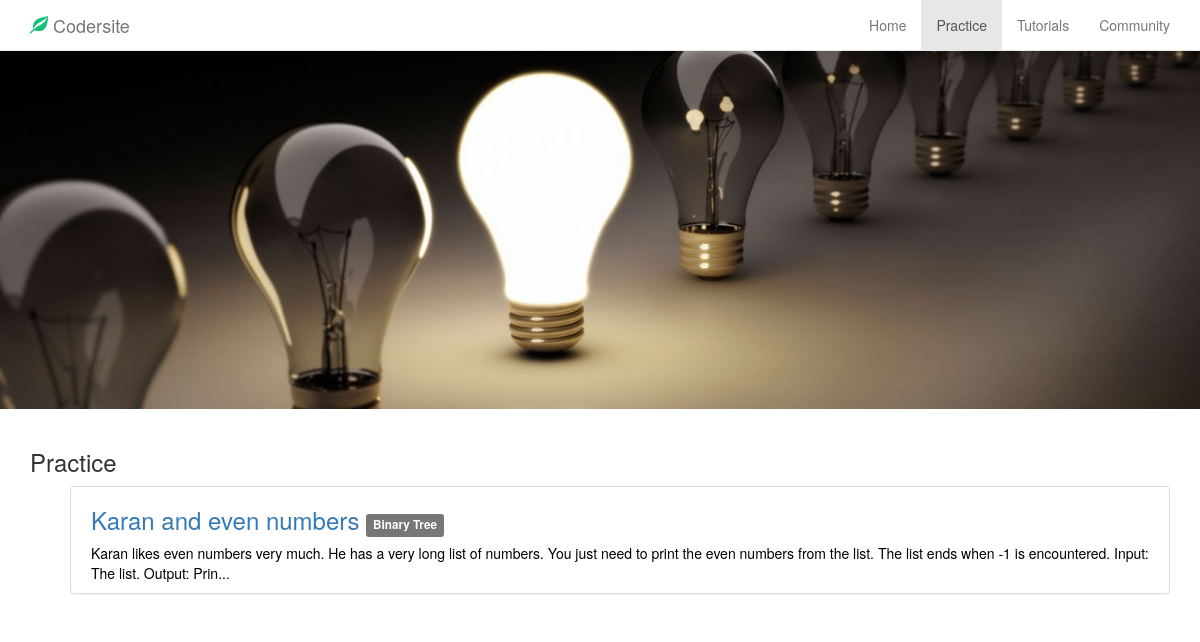
The page /practice/ on the database as committed earlier.
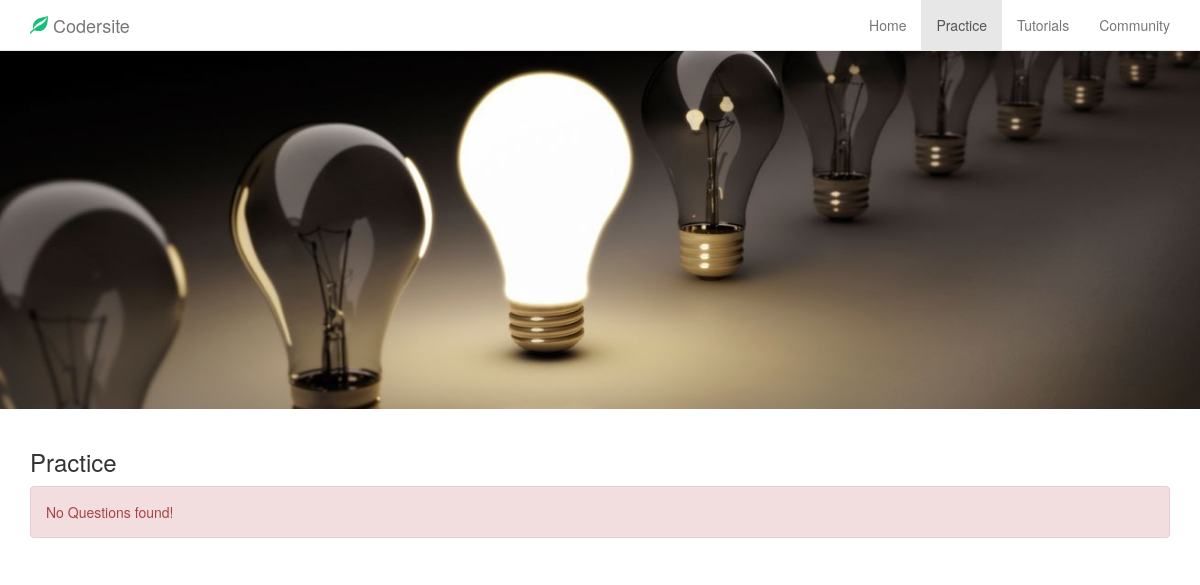
The same page on the database as committed later.
### practice/models.py (models this page shows, shortened)
class Question(models.Model):
  title = models.TextField(max_length=400)
  statement = models.TextField()
  category = models.ForeignKey(Category)

class Category(models.Model):
  name = models.TextField(max_length=100)

### practice/views.py (the view)
class IndexView(generic.ListView):
  template_name = 'practice/index.html'
  context_object_name = 'question_list'
  def get_queryset(self):
    return Question.objects.all()

### practice/templates/practice/index.html (shortened to what this page needs)
{% extends 'base2.html' %}
{% block head %}
{% load static %}
  <link rel="stylesheet" type="text/css" href="{% static 'css/practice_home.css' %}">
{% endblock %}
{% block content %}
<img src="{% static 'images/bulbs.jpg' %}" width="100%">
<div class="container">
  <br>
  <h3>Practice</h3>
  {% if question_list %}
  <ul class="no-bullets">
    {% for question in question_list %}
    <li>
      <a href="{% url 'practice:detail' question.id %}">
      <div class="panel panel-default question-box">
        <h3>{{ question.title }}
          <small><span class="label label-default">{{ question.category.name }}</span></small>
        </h3>
        <p class="less-desc">{{ question.statement | slice:":200"}}...</p>
      </div>
      </a>
    </li>
    {% endfor %}
  </ul>
  {% else %}
  <div class="alert alert-danger" role="alert">
    No Questions found!
  </div>
  {% endif %}
</div>
{% endblock %}

Rows that differ between the two databases and show on the page:
removed Question: title "Karan and even numbers", category.name "Binary Tree", statement "Karan likes even numbers very much. He has a very long list of numbers. You just need to print the even numbers from the list. The list ends when -1 is encountered. Input: The list. Output: Prin"
Other text that changed with them:
text now shown: "No Questions found!"
